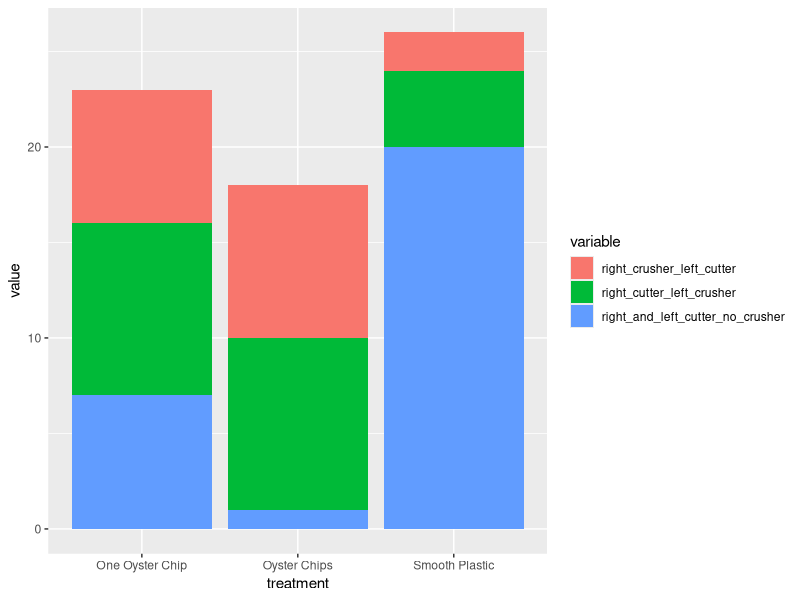

This figure's R source:
# Create the data
treatment <- c('Oyster Chips', 'Smooth Plastic', 'One Oyster Chip')
right_crusher_left_cutter <- c(8, 2, 7)
right_cutter_left_crusher <- c(9, 4, 9)
right_and_left_cutter_no_crusher <- c(1, 20, 7)

# Combine into a data frame
data <- data.frame(treatment, right_crusher_left_cutter, 
                   right_cutter_left_crusher, right_and_left_cutter_no_crusher)

# Reshape the data for plotting
library(reshape2)

data_melt <- melt(data, id="treatment")



# Plot the stacked frequency bar chart
library(ggplot2)

ggplot(data_melt, aes(x=treatment, y=value, fill=variable)) +
  geom_bar(stat="identity")
